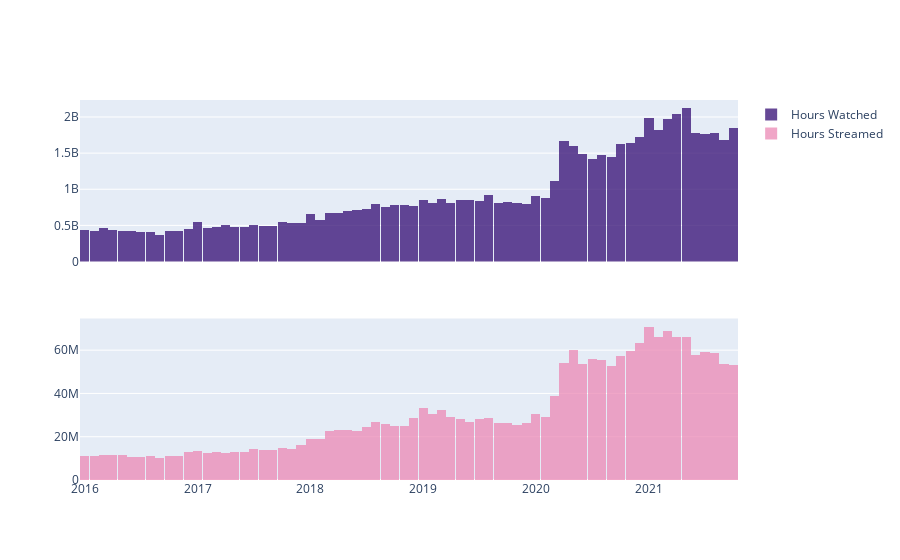

Source (notebook cell):
### Code cell
fig = make_subplots(rows=2, cols=1, shared_xaxes=True, shared_yaxes=True)

fig.add_trace(go.Histogram(x=simple_df["Date"], y=simple_df["Hours_watched"], name="Hours Watched", histfunc='sum', opacity=0.75, marker_color='#330C73'), row=1, col=1)
fig.add_trace(go.Histogram(x=simple_df["Date"], y=simple_df["Hours_Streamed"], name="Hours Streamed", histfunc='sum', opacity=0.75, marker_color='#EB89B5'), row=2, col=1)

### Figure 1 — Plotly figure (JSON) as saved in the notebook; plotly's stock layout.template omitted (floating-point values rounded to 4 significant figures; data arrays with more than 128 entries replaced by an {"elided": "..."} marker saying what was removed)
{"data": [{"histfunc": "sum", "marker": {"color": "#330C73"}, "name": "Hours Watched", "opacity": 0.75, "type": "histogram", "x": {"elided": "14000 str values"}, "xaxis": "x", "y": {"elided": "14000 int values"}, "yaxis": "y"}, {"histfunc": "sum", "marker": {"color": "#EB89B5"}, "name": "Hours Streamed", "opacity": 0.75, "type": "histogram", "x": {"elided": "14000 str values"}, "xaxis": "x2", "y": {"elided": "14000 int values"}, "yaxis": "y2"}], "layout": {"autosize": true, "xaxis": {"anchor": "y", "autorange": true, "domain": [0, 1], "matches": "x2", "range": ["2015-12-17 06:00", "2021-10-16 06:00"], "showticklabels": false, "type": "date"}, "xaxis2": {"anchor": "y2", "autorange": true, "domain": [0, 1], "range": ["2015-12-17 06:00", "2021-10-16 06:00"], "type": "date"}, "yaxis": {"anchor": "x", "autorange": true, "domain": [0.575, 1], "range": [0, 2235000000.0], "type": "linear"}, "yaxis2": {"anchor": "x2", "autorange": true, "domain": [0, 0.425], "range": [0, 74630000.0], "type": "linear"}}}
